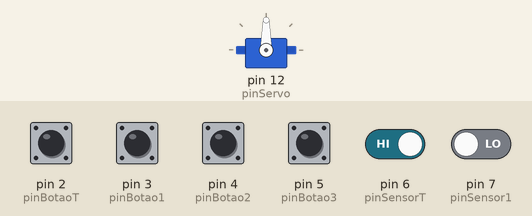
Simulated run of this sketch. Board: Arduino Uno, built with avr-gcc and run on an emulated ATmega328P. On the bench: servo. Inputs (shaded band) come from the test bench; at power-on: pin 2 (pinBotaoT), pin 3 (pinBotao1), pin 4 (pinBotao2), pin 5 (pinBotao3), pin 6 (pinSensorT) HIGH, pin 7 (pinSensor1) LOW. What the sketch prints to the serial monitor is not drawn.

Above: at 1.2 s.
1.3 s: pin 2 (pinBotaoT) pulled LOW for 0.15 s
At 2.5 s:
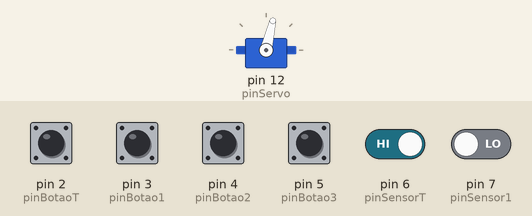
2.9 s: pin 6 (pinSensorT) driven LOW
At 3.7 s:
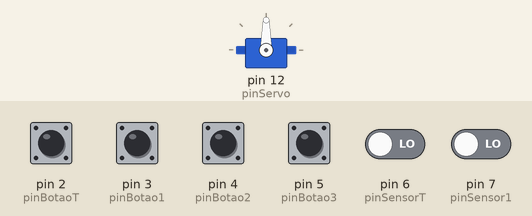
4.4 s: pin 3 (pinBotao1) pulled LOW for 0.15 s
At 5.0 s:
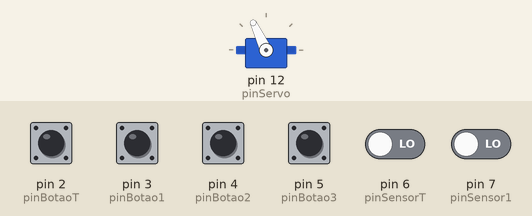
6.0 s: pin 6 (pinSensorT) driven HIGH
At 7.3 s:
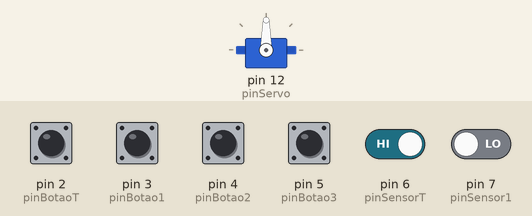
Timing chart, 0 to 8.5 s (numbered marks = the images above; inputs shaded):
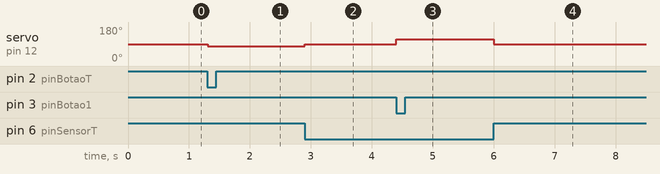

The sketch:

SketchElevador.ino
```cpp
#include <Servo.h>

#define pinBotaoT 2
#define pinBotao1 3
#define pinBotao2 4
#define pinBotao3 5

#define pinSensorT 6
#define pinSensor1 7
#define pinSensor2 8
#define pinSensor3 9

#define nivelSensor LOW

#define pinServo 12
#define servoParado 90
#define servoSobe   115
#define servoDesce  77
#define servoSobeLento  108
#define servoDesceLento  82

#define velocidadeLenta 5
#define velocidadeMedia 15
#define velocidadeRapida 30

class PushButton {
  public:
    PushButton(byte pinBotao, int tempoDebounce = 200);
    void button_loop();
    bool pressed();
  private:
    unsigned long debounceBotao;
    bool estadoBotaoAnt = HIGH;
    bool apertado = false;
    byte pino;
    int  tempo;
};

PushButton::PushButton(byte pinBotao, int tempoDebounce) {
  pinMode(pinBotao, INPUT_PULLUP);
  pino = pinBotao;
  tempo = tempoDebounce;
}

void PushButton::button_loop() {
  bool estadoBotao = digitalRead(pino);
  apertado = false;
  if (  (millis() - debounceBotao) > tempo ) {
     if (!estadoBotao && estadoBotaoAnt) {
         apertado = true;
         debounceBotao = millis();
     }
  }
  estadoBotaoAnt = estadoBotao;
}

bool PushButton::pressed() {
  return apertado;
}

PushButton botaoT(pinBotaoT);
PushButton botao1(pinBotao1);
PushButton botao2(pinBotao2);
PushButton botao3(pinBotao3);

Servo motor;

byte andarChamado = 9;  //Número do Andar que Foi Chamado. O número 9 significa que nenhum andar foi chamado.
unsigned long delayTempo;

byte andar();

void setup() {
  Serial.begin(9600);

  pinMode(pinSensorT, INPUT);
  pinMode(pinSensor1, INPUT);
  pinMode(pinSensor2, INPUT);
  pinMode(pinSensor3, INPUT);

  motor.attach(pinServo);
}

void loop() {
  botaoT.button_loop();
  botao1.button_loop();
  botao2.button_loop();
  botao3.button_loop();

  if (andarChamado == 9) {
      //Se nenhum andar foi chamado

      if (botaoT.pressed()) {
         andarChamado = 0;
         delayTempo = millis();
      }

      if (botao1.pressed()) {
         andarChamado = 1;
         delayTempo = millis();
      }

      if (botao2.pressed()) {
         andarChamado = 2;
         delayTempo = millis();
      }

      if (botao3.pressed()) {
         andarChamado = 3;
         delayTempo = millis();
      }

      if (andar() != 9) {
         //Se o elevador se encontra num andar identificado, para o elevador
         motor.write(servoParado);
      }

      if (andar() == 9) {
         //Se o elevador se encontra fora de um andar, posiciona o elevador no andar abaixo
         motor.write(servoDesceLento);
      }
  } else {
      //Se um andar foi chamado

      if (andar() != 9) {
          if (andarChamado > andar()) {
             //Sobe o elevador se ele esta abaixo do andar chamado
             motor.write(servoSobe);
          }

          if (andarChamado < andar()) {
             //Desce o elevador se ele esta acima do andar chamado
             motor.write(servoDesce);
          }

          if (andarChamado == andar()) {
             //Se chegou no andar, para o elevador
             if ((millis() - delayTempo) > 200 ) {
                motor.write(servoParado);
                andarChamado = 9;
             }
          }
      }
  }

  Serial.println(andarChamado);

}

byte andar() {
  if (digitalRead(pinSensorT) == nivelSensor) {
     return 0;
  } else if (digitalRead(pinSensor1) == nivelSensor) {
     return 1;
  } else if (digitalRead(pinSensor2) == nivelSensor) {
     return 2;
  } else if (digitalRead(pinSensor3) == nivelSensor) {
     return 3;
  } else {
     return 9;
  }
}
```

Measured:
- after the input at 1.3 s, servo on pin 12 (pinServo): 90° → 77° at once
- after the input at 2.9 s, servo on pin 12 (pinServo): 77° → 90° at once
- after the input at 4.4 s, servo on pin 12 (pinServo): 90° → 115° at once
- after the input at 6.0 s, servo on pin 12 (pinServo): 115° → 90° at once
